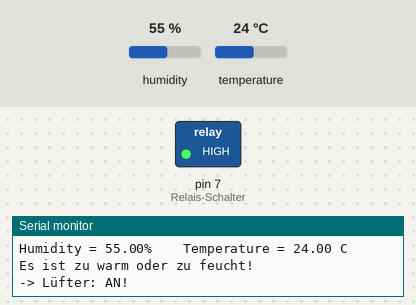
Bench run of a sketch on a simulated Arduino Uno, built with avr-gcc and run on an emulated ATmega328P. On the bench: switched loads named in the sketch (green lamp = pin HIGH), the last lines printed to the serial monitor. Wiring (inferred from the names in the program): DHT11 sensor: data A0. The inputs (shaded band) are chosen by the test bench; at power-on: temperature 24 °C, humidity 55 %.

Above: at 2.7 s.
2.8 s: temperature set to 21 °C
At 6.9 s:
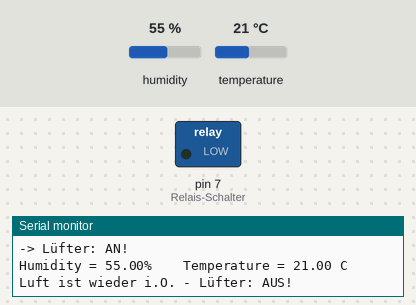
8.8 s: humidity set to 59 %
14.8 s: humidity set to 62 %
At 17.3 s:
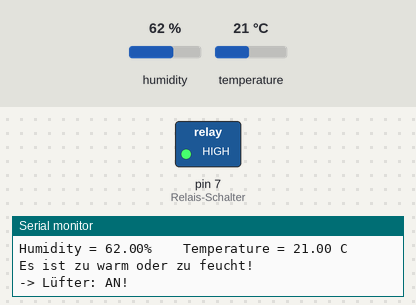
23.2 s: humidity set to 22 %
At 27.7 s:
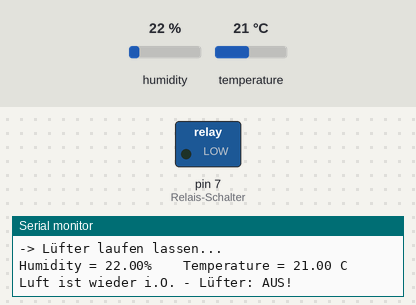
29.2 s: humidity set to 68 %
At 32.2 s:
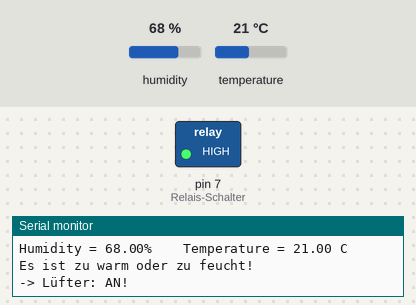
Timing chart, 0 to 33.7 s (numbered marks = the images above; inputs shaded):
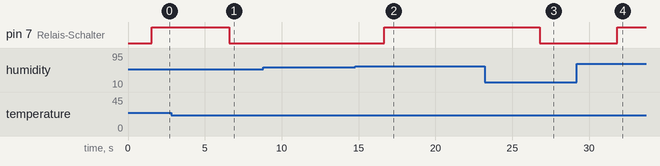

The sketch:

dht11.ino
```cpp
/*
   DHT11 Temperature and Humidity Sensor With Arduino
   For more details, visit: https://techzeero.com/arduino-tutorials/dht11-with-arduino/
*/

#include <dht.h>

#define dht_pin A0     // Analog Pin A0 of Arduino is connected to DHT11 out pin

dht DHT;
float temp, hum;
boolean fanIsRunning=false;

void setup()
{
  pinMode(7, OUTPUT); // Relais-Schalter
  Serial.begin(9600);
  delay(500);
  Serial.println("DHT11 Humidity & temperature Sensor\n\n");
  delay(1000);
}

void loop()
{

    DHT.read11(dht_pin);
    temp = DHT.temperature;
    hum = DHT.humidity;
    Serial.print("Humidity = ");
    Serial.print(hum);
    Serial.print("%    ");
    Serial.print("Temperature = ");
    Serial.print(temp);
    Serial.println(" C");

    if(temp>22 || hum>60){
        Serial.println("Es ist zu warm oder zu feucht!");
        if(!fanIsRunning){
          Serial.println("-> Lüfter: AN!");
          digitalWrite(7, HIGH);
          fanIsRunning=true;
      }else{
        Serial.println("-> Lüfter laufen lassen...");
      }
    }else if(fanIsRunning){
      Serial.println("Luft ist wieder i.O. - Lüfter: AUS!");
      digitalWrite(7, LOW);
      fanIsRunning=false;
    }

    delay(5000);

    //digitalWrite(7, HIGH); //Und wieder ausschalten
    //delay(4000); //Reduce Time for Quick Reply
    //digitalWrite(7, LOW); //An dieser Stelle würde das Relais einsschalten
    //delay(2500);//...eine Sekunde warten

}
```

Measured:
- the behaviour switches between 23 and 22 °C on temperature (found by bisection; images 0 and 1)
- the behaviour switches between 60 and 61 % on humidity (found by bisection; images 1 and 2)
- after the input at 2.8 s, pin 7 (Relais-Schalter): HIGH → LOW after 3.8 s
- after the input at 14.8 s, pin 7 (Relais-Schalter): LOW → HIGH after 1.9 s
- after the input at 23.2 s, pin 7 (Relais-Schalter): HIGH → LOW after 3.6 s
- after the input at 29.2 s, pin 7 (Relais-Schalter): LOW → HIGH after 2.6 s
